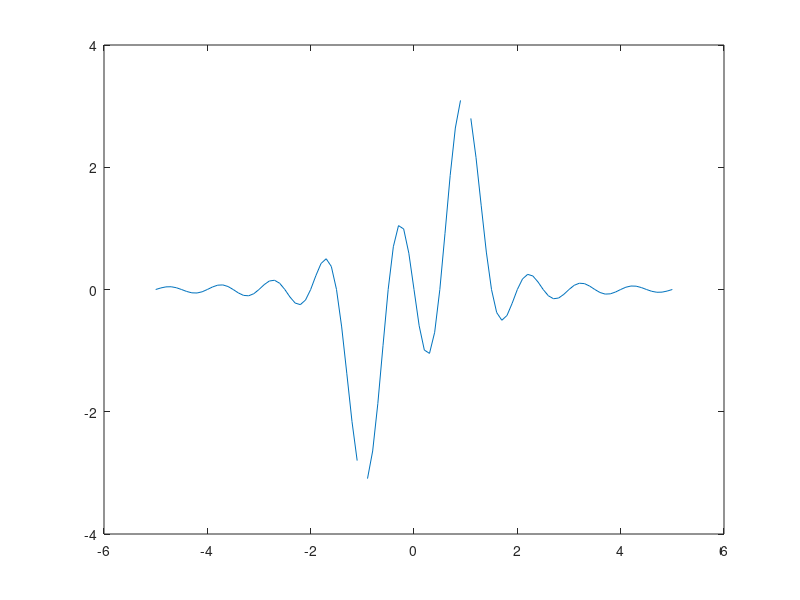

Here is the MATLAB script that generated this plot:
% syms x;
% assume(x,'real');
% %%
% IC = [];
% for c = -5:.1:5
%   IC = [IC;eval(int(sin(x)*sin(c*x),x,0,2*pi))];
% end
%%
% plot(0:.1:5,IC)

x = -5:.1:5;

plot(x,(abs(x)~=1).*sin(2*pi*x)./(x.^2-1)+pi*(abs(x)==1))